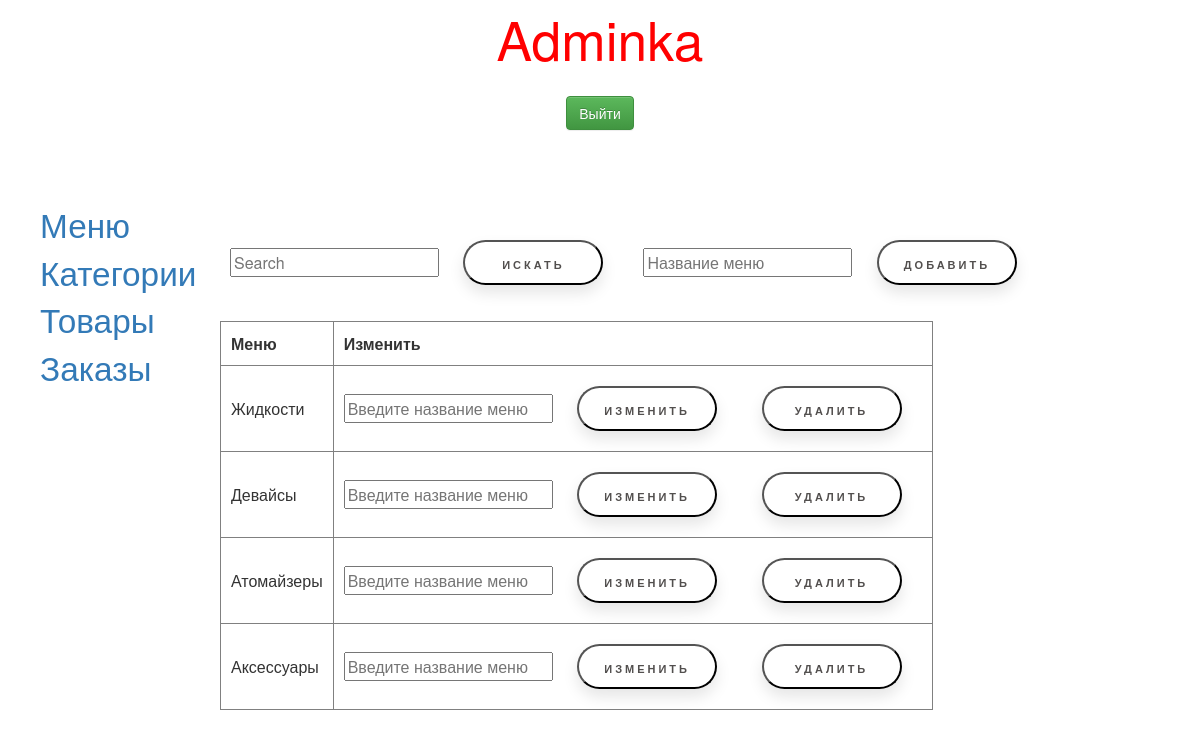
The page /admin/menu.php (signed in) on the database its author committed.
### tables this page shows
CREATE TABLE IF NOT EXISTS `menu` (
  `idM` int(11) NOT NULL AUTO_INCREMENT,
  `nazM` varchar(50) NOT NULL,
  PRIMARY KEY (`idM`)
);

### admin/menu.php (the view, shortened to what this page needs)
<?php
require "func/connect.php";
if (!isset($_SESSION['admin']))
{
	require "struct/checkAdmin.php";
}
else
{
require "struct/header.php";
?>
<table class='table-zakaz'>
<tr>
<td>
<form action='' method='post'>
<input required name='text-s' placeholder="Search">
<input type='submit' class='button' name='search' value='Искать'>
</form>
</td>
<td>
<form action='' method='post'>
<input required name='createMenu' placeholder="Название меню">
<input type='submit' class='button' name='createM' value='Добавить'>
</form>
</td>
</tr>
</table>
<?php
if (isset($_POST['search']))
{
	$nam="%".$_POST['text-s']."%";
	$STH=$DBH->prepare("SELECT * FROM menu WHERE nazM LIKE ?");
	$STH->execute(array($nam));
	$row=$STH->fetchAll();
}
else
{
	$STH = $DBH->query('SELECT * from menu');
	$row=$STH->fetchAll();
}
echo "<span id='table-menu'>";
echo "<table border=1 class='table-zakaz'><tr>";
echo "<th>Меню</th><th>Изменить</th></tr>";
foreach ($row as $row1)
{
	echo "<tr><td>".$row1['nazM']."</td><td><input required placeholder='Введите название меню' id='newMenu".$row1['idM']."'>
	<button onclick=change(".$row1['idM'].")>Изменить</button>
	<button onclick=delet(".$row1['idM'].")>Удалить</button></td></tr>";
}
echo "</table>";
echo "</span>";
require "struct/footer.php";
}
?>

### admin/css/admin.css (style rules this page uses)
.button { text-decoration: none; outline: none; display: inline-block; width: 140px; height: 45px; line-height: 45px; border-radius: 45px; margin: 10px 20px; font-family: 'Montserrat', sans-serif; font-size: 11px; text-transform: uppercase; text-align: center; letter-spacing: 3px; font-weight: 600; color: #524f4e; background: white; box-shadow: 0 8px 15px rgba(0,0,0,.1); transition: .3s; }
button { text-decoration: none; outline: none; display: inline-block; width: 140px; height: 45px; line-height: 45px; border-radius: 45px; margin: 10px 20px; font-family: 'Montserrat', sans-serif; font-size: 11px; text-transform: uppercase; text-align: center; letter-spacing: 3px; font-weight: 600; color: #524f4e; background: white; box-shadow: 0 8px 15px rgba(0,0,0,.1); transition: .3s; }
.table-zakaz td, th { padding:10px; }

### rows shown on the page
menu: nazM "Жидкости"
menu: nazM "Девайсы"
menu: nazM "Атомайзеры"
menu: nazM "Аксессуары"
